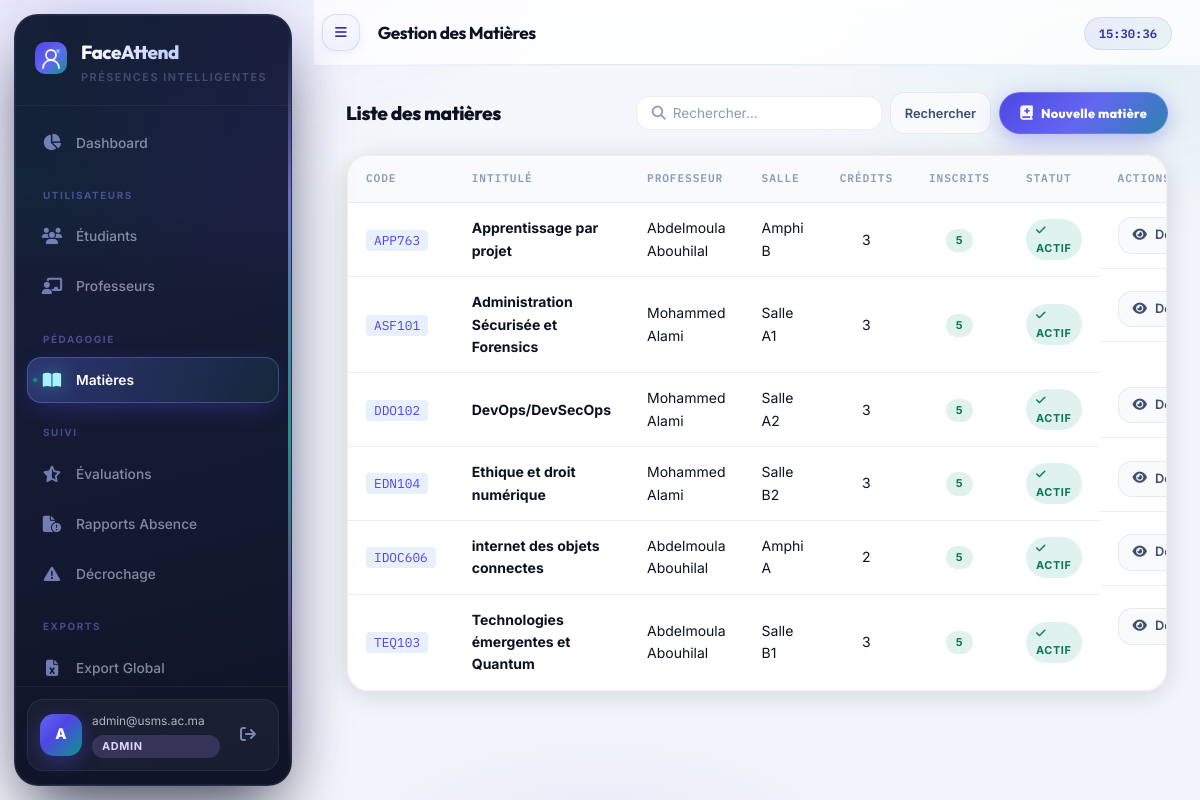
The app's page /admin/courses (signed in) with its own data.
### app/models/__init__.py (models this page shows, shortened)
class User(UserMixin, db.Model):
    __tablename__ = "users"
    id           = db.Column(db.Integer, primary_key=True)
    email        = db.Column(db.String(255), unique=True, nullable=False, index=True)
    password_hash= db.Column(db.String(255), nullable=False)
    role         = db.Column(db.Enum(RoleEnum), nullable=False)
    is_active    = db.Column(db.Boolean, default=True)
    consent_given= db.Column(db.Boolean, default=False)          # CNDP
    consent_date = db.Column(db.DateTime)
    failed_logins= db.Column(db.Integer, default=0)
    locked_until = db.Column(db.DateTime)
    created_at   = db.Column(db.DateTime, default=lambda: datetime.now(timezone.utc))
    updated_at   = db.Column(db.DateTime, onupdate=lambda: datetime.now(timezone.utc))
    deleted_at   = db.Column(db.DateTime)   # Soft delete (droit à l'oubli CNDP)
    student_profile = db.relationship("Student", back_populates="user", uselist=False)
    teacher_profile = db.relationship("Teacher", back_populates="user", uselist=False)

class Course(db.Model):
    __tablename__ = "courses"
    id          = db.Column(db.Integer, primary_key=True)
    teacher_id  = db.Column(db.Integer, db.ForeignKey("teachers.id"))
    name        = db.Column(db.String(150), nullable=False)
    code        = db.Column(db.String(20), unique=True, nullable=False)
    description = db.Column(db.Text)
    credits     = db.Column(db.Integer, default=3)
    room        = db.Column(db.String(50))
    is_active   = db.Column(db.Boolean, default=True)
    teacher     = db.relationship("Teacher", back_populates="courses")
    sessions    = db.relationship("Session", back_populates="course", lazy="dynamic")
    enrollments = db.relationship("Enrollment", back_populates="course", lazy="dynamic")

class Teacher(db.Model):
    __tablename__ = "teachers"
    id         = db.Column(db.Integer, primary_key=True)
    user_id    = db.Column(db.Integer, db.ForeignKey("users.id"), unique=True)
    first_name = db.Column(db.String(100), nullable=False)
    last_name  = db.Column(db.String(100), nullable=False)
    department = db.Column(db.String(100))
    phone      = db.Column(db.String(20))
    user    = db.relationship("User", back_populates="teacher_profile")
    courses = db.relationship("Course", back_populates="teacher", lazy="dynamic")
    @property
    def full_name(self):
        return f"{self.first_name} {self.last_name}"

### app/api/admin.py (the view, shortened to what this page needs)
@admin_bp.route("/courses")
@admin_required
def courses():
    page   = request.args.get("page", 1, type=int)
    search = request.args.get("q", "")
    query  = Course.query
    pagination = query.order_by(Course.code).paginate(page=page, per_page=20, error_out=False)
    return render_template("admin/courses.html", pagination=pagination, search=search)

### app/api/admin.py (called while the page is built)
def admin_required(f):
    @wraps(f)
    @login_required
    def decorated(*args, **kwargs):
        if current_user.role != RoleEnum.ADMIN:
            flash("Accès réservé aux administrateurs.", "danger")
            return redirect(url_for("auth.login"))
        return f(*args, **kwargs)
    return decorated

### frontend/templates/admin/courses.html (shortened to what this page needs)
{% extends "base.html" %}
{% block page_title %}Gestion des Matières{% endblock %}
{% block content %}
<div class="section-header">
  <h2>Liste des matières</h2>
  <div style="display:flex;gap:8px">
    <form method="GET" style="display:flex;gap:8px">
      <div class="input-icon-wrap" style="flex:1">
        <input type="text" name="q" value="{{ search }}" placeholder="Rechercher…"
               style="padding:8px 12px 8px 36px;background:var(--bg-2);border:1px solid var(--border-2);border-radius:var(--radius);color:var(--text);font-size:.85rem;outline:none;min-width:220px"/>
      </div>
      <button type="submit" class="btn btn--ghost btn--sm">Rechercher</button>
    </form>
    <a href="{{ url_for('admin.create_course') }}" class="btn-create-pill">
      <i class="fas fa-book-medical"></i> Nouvelle matière
    </a>
  </div>
</div>
<div class="card" style="padding:0">
  <div class="table-wrap">
    <table>
      <thead>
        <tr>
          <th>Code</th>
          <th>Intitulé</th>
          <th>Professeur</th>
          <th>Salle</th>
          <th>Crédits</th>
          <th>Inscrits</th>
          <th>Statut</th>
          <th>Actions</th>
        </tr>
      </thead>
      <tbody>
        {% for course in pagination.items %}
        <tr>
          <td>
            <code style="font-family:var(--font-mono);color:var(--accent);font-size:.8rem;background:rgba(37,99,235,.1);padding:2px 8px;border-radius:4px">
              {{ course.code }}
            </code>
          </td>
          <td><strong>{{ course.name }}</strong></td>
          <td>{{ course.teacher.full_name if course.teacher else '—' }}</td>
          <td>{{ course.room or '—' }}</td>
          <td style="text-align:center">{{ course.credits }}</td>
          <td style="text-align:center">
            <span class="badge badge--present">{{ course.enrollments.count() }}</span>
          </td>
          <td>
            {% if course.is_active %}
              <span class="badge badge--present"><i class="fas fa-check"></i> Actif</span>
            {% else %}
              <span class="badge badge--absent"><i class="fas fa-xmark"></i> Inactif</span>
            {% endif %}
          </td>
          <td style="display:flex;gap:6px">
            <a href="{{ url_for('admin.course_detail', course_id=course.id) }}"
               class="btn btn--sm btn--ghost">
              <i class="fas fa-eye"></i> Détail
            </a>
          </td>
        </tr>
        {% endfor %}
      </tbody>
    </table>
  </div>
</div>
{% endblock %}

### frontend/templates/base.html (shortened to what this page needs)
<!DOCTYPE html>
<html lang="fr">
<head>
  <link rel="stylesheet" href="https://cdnjs.cloudflare.com/ajax/libs/font-awesome/6.6.0/css/all.min.css"/>
  <link rel="stylesheet" href="{{ url_for('static', filename='css/main.css') }}"/>
</head>
<body>
{% if current_user.is_authenticated %}
<aside class="sidebar" id="sidebar" aria-label="Navigation principale">
  <div class="sidebar__aurora" aria-hidden="true"></div>
  <div class="sidebar__rail" aria-hidden="true"></div>
  <div class="sidebar__brand">
    <span class="sidebar__logo">
    </span>
    <div class="sidebar__brand-text">
      <span class="sidebar__name">FaceAttend</span>
      <span class="sidebar__tagline">Présences intelligentes</span>
    </div>
  </div>
  <nav class="sidebar__nav">
    {% if current_user.role.value == 'admin' %}
      <a href="{{ url_for('admin.dashboard') }}"
         class="nav-item {% if request.endpoint == 'admin.dashboard' %}active{% endif %}">
        <i class="fas fa-chart-pie"></i><span>Dashboard</span>
      </a>
      <div class="nav-separator">Utilisateurs</div>
      <a href="{{ url_for('admin.students') }}"
         class="nav-item {% if 'students' in request.path and 'edit' not in request.path %}active{% endif %}">
        <i class="fas fa-users"></i><span>Étudiants</span>
      </a>
      <a href="{{ url_for('admin.teachers') }}"
         class="nav-item {% if 'teachers' in request.path and 'edit' not in request.path %}active{% endif %}">
        <i class="fas fa-chalkboard-user"></i><span>Professeurs</span>
      </a>
      <div class="nav-separator">Pédagogie</div>
      <a href="{{ url_for('admin.courses') }}"
         class="nav-item {% if 'courses' in request.path %}active{% endif %}">
        <i class="fas fa-book-open"></i><span>Matières</span>
      </a>
      <div class="nav-separator">Suivi</div>
      <a href="{{ url_for('admin.evaluations') }}"
         class="nav-item {% if 'evaluations' in request.path %}active{% endif %}">
        <i class="fas fa-star-half-stroke"></i><span>Évaluations</span>
      </a>
      <a href="{{ url_for('admin.absence_reports') }}"
         class="nav-item {% if 'absence-reports' in request.path %}active{% endif %}">
        <i class="fas fa-file-circle-exclamation"></i><span>Rapports Absence</span>
      </a>
      <a href="{{ url_for('admin.at_risk') }}"
         class="nav-item {% if 'at-risk' in request.path %}active{% endif %}">
        <i class="fas fa-triangle-exclamation"></i><span>Décrochage</span>
      </a>
      <div class="nav-separator">Exports</div>
      <a href="{{ url_for('admin.export_report') }}" class="nav-item">
        <i class="fas fa-file-excel"></i><span>Export Global</span>
      </a>
    {% endif %}
  </nav>
  <div class="sidebar__footer">
    <div class="sidebar__user-card">
      <div class="avatar">{{ current_user.email[0].upper() }}</div>
      <div class="sidebar__user-info">
        <span class="sidebar__user-email">{{ current_user.email }}</span>
        <span class="sidebar__user-role badge badge--{{ current_user.role.value }}">{{ current_user.role.value }}</span>
      </div>
      <a href="{{ url_for('auth.logout') }}" class="btn-logout" title="Déconnexion">
        <i class="fas fa-arrow-right-from-bracket"></i>
      </a>
    </div>
  </div>
</aside>
<main class="main-content">
  <header class="topbar">
    <button class="topbar__toggle" onclick="document.getElementById('sidebar').classList.toggle('collapsed')">
      <i class="fas fa-bars"></i>
    </button>
    <h1 class="topbar__title">{% block page_title %}{% endblock %}</h1>
    <div class="topbar__right">
      <span class="topbar__time" id="clock"></span>
    </div>
  </header>
  <div class="page-body">
    {% block content %}{% endblock %}
  </div>
</main>
{% else %}
  {% block auth_content %}{% endblock %}
{% endif %}
</body>
</html>

### records on screen
User: email "A", email "admin@usms.ac.ma", role.value "ADMIN"
Course: code "APP763", name "Apprentissage par projet", teacher "Abdelmoula Abouhilal", room "Amphi B", credits "3", enrollments.count "5", is_active True (drawn)
Course: code "ASF101", name "Administration Sécurisée et Forensics", teacher "Mohammed Alami", room "Salle A1", credits "3", enrollments.count "5", is_active True (drawn)
Course: code "DDO102", name "DevOps/DevSecOps", teacher "Mohammed Alami", room "Salle A2", credits "3", enrollments.count "5", is_active True (drawn)
Course: code "EDN104", name "Ethique et droit numérique", teacher "Mohammed Alami", room "Salle B2", credits "3", enrollments.count "5", is_active True (drawn)
Course: code "IDOC606", name "internet des objets connectes", teacher "Abdelmoula Abouhilal", room "Amphi A", credits "2", enrollments.count "5", is_active True (drawn)
Course: code "TEQ103", name "Technologies émergentes et Quantum", teacher "Abdelmoula Abouhilal", room "Salle B1", credits "3", enrollments.count "5", is_active True (drawn)
